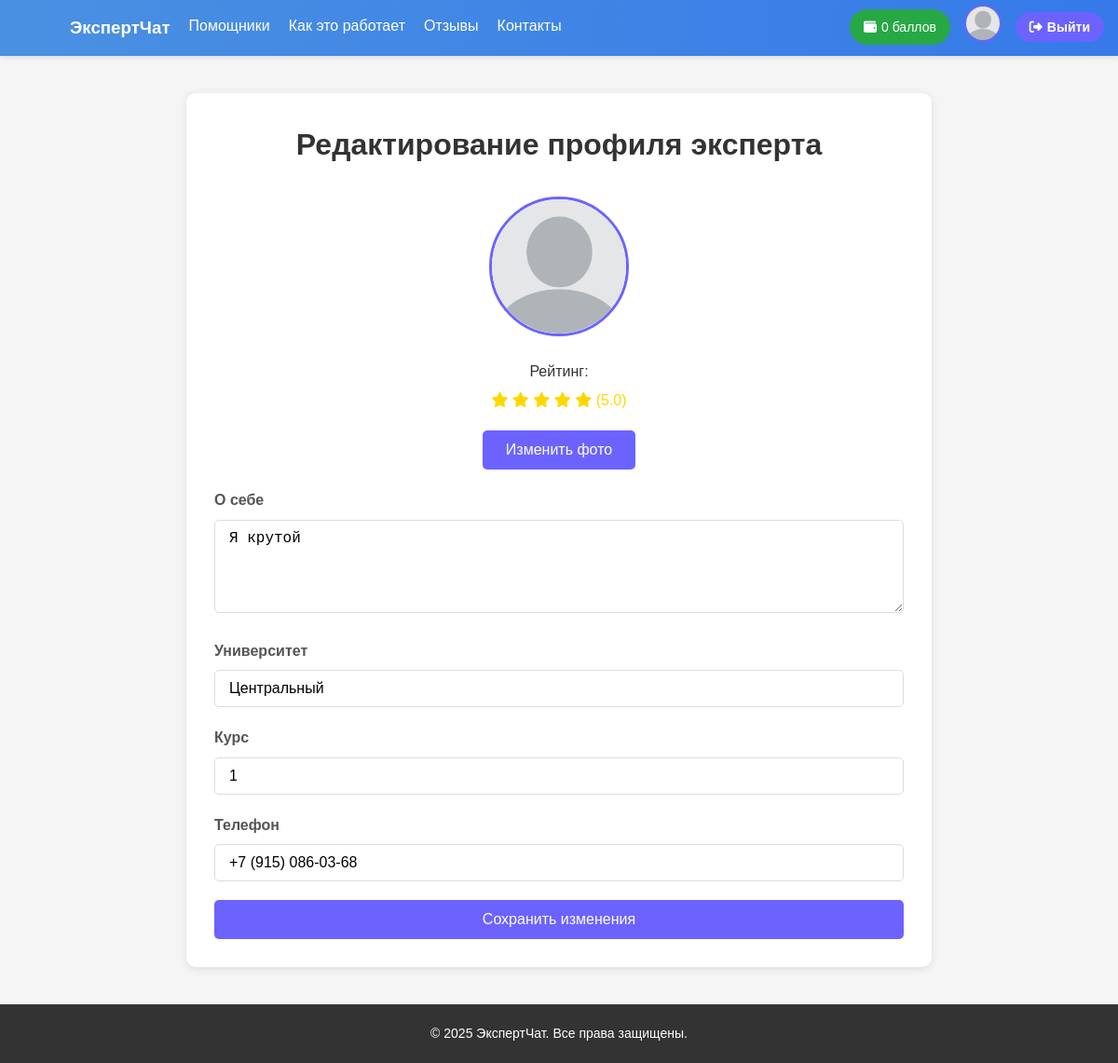
The page /categories/profile/ (signed in) on the database its author committed.
### categories/models.py (models this page shows, shortened)
class AdditionalInfo(models.Model):
    id = models.AutoField(primary_key=True)
    user_id = models.IntegerField(default = 0)
    description = models.TextField(max_length=65535, blank=True, null=True, verbose_name="Description", default="Ваше описание")
    rate = models.FloatField(blank=True, null=True, verbose_name="Rating", default = 5.0)
    university = models.CharField(max_length=65535, blank=True, null=True, verbose_name="Название университета", default = "")
    course = models.IntegerField(blank=True, null=True, verbose_name="Course", default=1)
    rank = models.IntegerField(blank=True, null=True, verbose_name="Rank", default=1)
    is_mentor = models.BooleanField(default = False)
    phone = models.CharField(max_length = 20, default = "+7 (XXX) XXX-XX-XX")
    balance = models.PositiveIntegerField(
        default = 0,
        verbose_name='Balance'
    )
    photo = models.ImageField(
        upload_to='media',
        blank=True,
        null=True,
        verbose_name='Profile Photo'
    )
    is_online = models.BooleanField(
        default=False,
        verbose_name='Online Status'
    )
    categories = models.ManyToManyField(
        'categories.Category',
        blank=True,
        verbose_name="Categories"
    )
    class Meta:
        verbose_name = "Additional info"
        verbose_name_plural = "Additional info"

### categories/views.py (the view)
# urls.py: path('profile/', views.profile, name = 'profile'),
def profile(request):
    user_id = request.user.id
    user_data = AdditionalInfo.objects.get_or_create(user_id = user_id)
    return render(request, 'categories/profile.html', {'user_data': user_data[0]})

### categories/templates/categories/profile.html (shortened to what this page needs)
{% load static %}
<!DOCTYPE html>
<html lang="ru">
<head>
  <link rel="stylesheet" href="https://cdnjs.cloudflare.com/ajax/libs/font-awesome/6.4.0/css/all.min.css">
  <link rel="stylesheet" href="{% static 'categories/css/categories.css' %}">
</head>
<body>
  <header>
    <div class="container">
      <nav>
        <ul class="nav-menu">
          <li><a href="{% url 'categories'%}"><h3>ЭкспертЧат</h3></a></li>
          <li><a href="#">Помощники</a></li>
          <li><a href="#">Как это работает</a></li>
          <li><a href="#">Отзывы</a></li>
          <li><a href="#">Контакты</a></li>
        </ul>
      </nav>
      <div class="user-controls">
        <div class="balance-btn">
          <i class="fas fa-wallet"></i> {{ user_data.balance }} баллов
        </div>
        <div class="profile-status">
          <a href="{% url 'profile'%}" class="user-icon">
            <img src="{% if user_data.photo %}{{ user_data.photo.url }}{% else %}{% static 'categories/img/default-avatar.png' %}{% endif %}"
                 alt="Фото профиля" class="profile-photo-preview">
          </a>
        </div>
        <form action="{% url 'logout' %}" method="post" class="logout-form">
          <button type="submit" class="auth-btn">
            <i class="fas fa-sign-out-alt"></i> Выйти
          </button>
        </form>
      </div>
    </div>
  </header>
  <div class="edit-profile-container">
    <div class="edit-profile-header">
      <h1>Редактирование профиля эксперта</h1>
    </div>
    <form method="post" enctype="multipart/form-data" action="{% url 'change_profile'%}">
      <div class="profile-photo-upload">
        <img id="photo-preview" src="{% if user_data.photo %}{{ user_data.photo.url }}{% else %}{% static 'categories/img/default-avatar.png' %}{% endif %}"
             alt="Фото профиля" class="profile-photo-large">
        <div class="rating-display">
          <span>Рейтинг:</span>
          <div class="rating-stars">
            {% for i in "12345" %}
              {% if forloop.counter <= user_data.rate %}
                <i class="fas fa-star"></i>
              {% else %}
                <i class="far fa-star"></i>
              {% endif %}
            {% endfor %}
            <span>({{ user_data.rate|floatformat:1 }})</span>
          </div>
        </div>
        <button type="button" onclick="document.getElementById('photo-upload').click()" class="btn-save" style="width: auto; margin-top: 10px;">
          Изменить фото
        </button>
      </div>
      <div class="form-group">
        <label for="description">О себе</label>
        <textarea id="description" name="description" class="form-control"
                  placeholder="{{user_data.description}}">{{ user_data.description }}</textarea>
      </div>
      <div class="form-group">
        <label for="university">Университет</label>
        <input type="text" id="university" name="university" class="form-control"
               value="{{ user_data.university }}" placeholder="{{user_data.university}}">
      </div>
      <div class="form-group">
        <label for="course">Курс</label>
         <input type="text" id="course" name="course" class="form-control"
               value="{{ user_data.course }}" placeholder="{{ user_data.course }}">
      </div>
      <div class="form-group">
        <label for="phone">Телефон</label>
        <input type="tel" id="phone" name="phone" class="form-control"
               value="{{ user_data.phone }}" placeholder="{{ user_data.phone }}">
      </div>
      <button type="submit" class="btn-save">Сохранить изменения</button>
    </form>
  </div>
  <footer>
    <div class="container">
      <p>&copy; 2025 ЭкспертЧат. Все права защищены.</p>
    </div>
  </footer>
</body>
</html>

### categories/static/categories/css/categories.css (style rules this page uses)
* { box-sizing: border-box; margin: 0; padding: 0; }
body { font-family: 'Segoe UI', sans-serif; line-height: 1.6; background-color: #f2f5f9; color: #333; }
.container { width: 90%; max-width: 1200px; margin: 0 auto; }
header { background: linear-gradient(to right, #4a90e2, #357ae8); color: white; padding: 20px 0; box-shadow: 0 4px 12px rgba(0, 0, 0, 0.1); }
.nav-menu { list-style: none; display: flex; gap: 25px; margin-top: 10px; }
.nav-menu li a { text-decoration: none; color: white; font-weight: 500; transition: color 0.3s; }
footer { background-color: #f8f8f8; text-align: center; padding: 25px 0; margin-top: 60px; font-size: 14px; color: #777; }
.auth-btn { padding: 10px 20px; background-color: #ffffff; color: #4a90e2; border-radius: 8px; font-weight: 600; text-decoration: none; border: 2px solid #ffffff; transition: all 0.3s ease; }

### categories/templates/categories/profile.html (style rules this page uses)
body { font-family: Arial, sans-serif; margin: 0; padding: 0; background-color: #f5f5f5; }
.container { width: 90%; max-width: 1200px; margin: 0 auto; padding: 0 15px; }
header { background-color: white; box-shadow: 0 2px 5px rgba(0,0,0,0.1); padding: 15px 0; position: relative; }
.nav-menu { display: flex; list-style: none; margin: 0; padding: 0; gap: 20px; }
.nav-menu a { text-decoration: none; color: #333; font-weight: 500; }
.user-controls { position: absolute; right: 15px; top: 5px; display: flex; align-items: center; gap: 15px; }
.profile-status { position: relative; }
.profile-photo-preview { width: 40px; height: 40px; border-radius: 50%; object-fit: cover; border: 2px solid #6c63ff; }
.auth-btn { background: #6c63ff; color: white; border: none; padding: 8px 15px; border-radius: 20px; cursor: pointer; font-size: 14px; transition: background 0.3s; display: flex; align-items: center; gap: 5px; }
.balance-btn { background: #28a745; color: white; border: none; padding: 8px 15px; border-radius: 20px; cursor: default; font-size: 14px; display: flex; align-items: center; gap: 5px; }
.edit-profile-container { max-width: 800px; margin: 40px auto; padding: 30px; background: white; border-radius: 10px; box-shadow: 0 2px 10px rgba(0,0,0,0.1); }
.edit-profile-header { text-align: center; margin-bottom: 30px; }
.profile-photo-upload { display: flex; flex-direction: column; align-items: center; margin-bottom: 20px; position: relative; }
.profile-photo-large { width: 150px; height: 150px; border-radius: 50%; object-fit: cover; margin-bottom: 15px; border: 3px solid #6c63ff; }
.rating-display { display: flex; flex-direction: column; align-items: center; gap: 5px; margin: 10px 0; }
.rating-stars { color: #FFD700; }
.form-group { margin-bottom: 20px; }
.form-group label { display: block; margin-bottom: 8px; font-weight: 600; color: #555; }
.form-control { width: 100%; padding: 10px 15px; border: 1px solid #ddd; border-radius: 5px; font-size: 16px; }
textarea.form-control { min-height: 100px; resize: vertical; }
.btn-save { background: #6c63ff; color: white; border: none; padding: 12px 25px; border-radius: 5px; cursor: pointer; font-size: 16px; transition: background 0.3s; width: 100%; }
footer { background-color: #333; color: white; text-align: center; padding: 20px 0; margin-top: 40px; }

### rows shown on the page
AdditionalInfo: balance "0", rate "5.0", description "Я крутой", university "Центральный", course "1", phone "+7 (915) 086-03-68"
